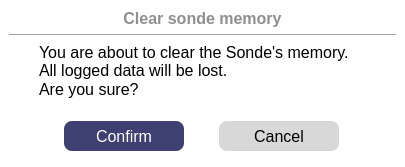
<?xml version="1.0" encoding="UTF-8"?>
<ui version="4.0">
 <class>WClearSondeMemory</class>
 <widget class="QDialog" name="WClearSondeMemory">
  <property name="geometry">
   <rect>
    <x>0</x>
    <y>0</y>
    <width>405</width>
    <height>167</height>
   </rect>
  </property>
  <property name="font">
   <font>
    <pointsize>12</pointsize>
   </font>
  </property>
  <property name="windowTitle">
   <string>Clear sonde memory</string>
  </property>
  <property name="styleSheet">
   <string notr="true">#WClearSondeMemory {
 background-color:white;
 border-radius: 5px;
}
/*
#label{
 color: #3E4072;
 font-weight: 800;
}
*/
#buttonBox{
 background-color: #3E4072;
}
#label_Title{
 color: #8F8F8F;
 font-weight: 600;
}
QLineEdit {
 background-color:#DFDFDF;
 border-radius: 3px;
}
#pushButton_Confirm,
#pushButton_Cancel {
 border: none;
 border-radius: 8px;
}
#pushButton_Confirm {
 color: white;
 background-color: #3E4072;
}
#pushButton_Confirm:hover {
 color: white;
 background-color: #595D89;
}
#pushButton_Cancel {
 background-color: #D8D8D8;
}
#pushButton_Cancel:hover {
 background-color: #ACACAC;
}</string>
  </property>
  <layout class="QVBoxLayout" name="verticalLayout_2" stretch="0,0,0,3,2">
   <property name="spacing">
    <number>6</number>
   </property>
   <property name="leftMargin">
    <number>9</number>
   </property>
   <property name="topMargin">
    <number>9</number>
   </property>
   <property name="rightMargin">
    <number>9</number>
   </property>
   <property name="bottomMargin">
    <number>9</number>
   </property>
   <item>
    <widget class="QLabel" name="label_Title">
     <property name="font">
      <font>
       <pointsize>12</pointsize>
       <fontweight>DemiBold</fontweight>
      </font>
     </property>
     <property name="text">
      <string>Clear sonde memory</string>
     </property>
     <property name="alignment">
      <set>Qt::AlignCenter</set>
     </property>
    </widget>
   </item>
   <item>
    <widget class="Line" name="line">
     <property name="orientation">
      <enum>Qt::Horizontal</enum>
     </property>
    </widget>
   </item>
   <item>
    <spacer name="verticalSpacer">
     <property name="orientation">
      <enum>Qt::Vertical</enum>
     </property>
     <property name="sizeHint" stdset="0">
      <size>
       <width>20</width>
       <height>0</height>
      </size>
     </property>
    </spacer>
   </item>
   <item>
    <widget class="QWidget" name="widget_1" native="true">
     <property name="styleSheet">
      <string notr="true"/>
     </property>
     <layout class="QVBoxLayout" name="verticalLayout">
      <property name="spacing">
       <number>0</number>
      </property>
      <property name="leftMargin">
       <number>30</number>
      </property>
      <property name="topMargin">
       <number>0</number>
      </property>
      <property name="rightMargin">
       <number>20</number>
      </property>
      <property name="bottomMargin">
       <number>10</number>
      </property>
      <item>
       <widget class="QLabel" name="label">
        <property name="text">
         <string>You are about to clear the Sonde's memory.
All logged data will be lost.</string>
        </property>
       </widget>
      </item>
      <item>
       <widget class="QLabel" name="label_2">
        <property name="text">
         <string>Are you sure?</string>
        </property>
       </widget>
      </item>
     </layout>
    </widget>
   </item>
   <item>
    <widget class="QWidget" name="widget_3" native="true">
     <property name="styleSheet">
      <string notr="true"/>
     </property>
     <layout class="QHBoxLayout" name="horizontalLayout">
      <property name="spacing">
       <number>0</number>
      </property>
      <property name="leftMargin">
       <number>20</number>
      </property>
      <property name="topMargin">
       <number>0</number>
      </property>
      <property name="rightMargin">
       <number>20</number>
      </property>
      <property name="bottomMargin">
       <number>0</number>
      </property>
      <item>
       <widget class="QPushButton" name="pushButton_Confirm">
        <property name="minimumSize">
         <size>
          <width>0</width>
          <height>30</height>
         </size>
        </property>
        <property name="maximumSize">
         <size>
          <width>120</width>
          <height>16777215</height>
         </size>
        </property>
        <property name="text">
         <string>Confirm</string>
        </property>
       </widget>
      </item>
      <item>
       <widget class="QPushButton" name="pushButton_Cancel">
        <property name="minimumSize">
         <size>
          <width>0</width>
          <height>30</height>
         </size>
        </property>
        <property name="maximumSize">
         <size>
          <width>120</width>
          <height>16777215</height>
         </size>
        </property>
        <property name="text">
         <string>Cancel</string>
        </property>
       </widget>
      </item>
     </layout>
    </widget>
   </item>
  </layout>
 </widget>
 <resources/>
 <connections>
  <connection>
   <sender>pushButton_Confirm</sender>
   <signal>clicked()</signal>
   <receiver>WClearSondeMemory</receiver>
   <slot>accept()</slot>
   <hints>
    <hint type="sourcelabel">
     <x>166</x>
     <y>154</y>
    </hint>
    <hint type="destinationlabel">
     <x>194</x>
     <y>239</y>
    </hint>
   </hints>
  </connection>
  <connection>
   <sender>pushButton_Cancel</sender>
   <signal>clicked()</signal>
   <receiver>WClearSondeMemory</receiver>
   <slot>reject()</slot>
   <hints>
    <hint type="sourcelabel">
     <x>308</x>
     <y>141</y>
    </hint>
    <hint type="destinationlabel">
     <x>358</x>
     <y>235</y>
    </hint>
   </hints>
  </connection>
 </connections>
</ui>
